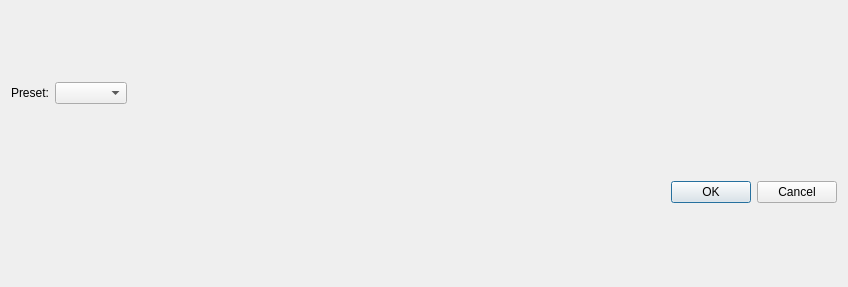
<?xml version="1.0" encoding="UTF-8"?>
<ui version="4.0">
 <class>EqConfiguratorDialog</class>
 <widget class="QDialog" name="EqConfiguratorDialog">
  <property name="geometry">
   <rect>
    <x>0</x>
    <y>0</y>
    <width>848</width>
    <height>287</height>
   </rect>
  </property>
  <property name="windowTitle">
   <string>Equalizer configuration</string>
  </property>
  <layout class="QVBoxLayout" name="verticalLayout">
   <item>
    <layout class="QHBoxLayout" name="horizontalLayout">
     <item>
      <widget class="QLabel" name="label">
       <property name="text">
        <string>Preset:</string>
       </property>
      </widget>
     </item>
     <item>
      <widget class="QComboBox" name="Preset_"/>
     </item>
     <item>
      <spacer name="horizontalSpacer">
       <property name="orientation">
        <enum>Qt::Horizontal</enum>
       </property>
       <property name="sizeHint" stdset="0">
        <size>
         <width>40</width>
         <height>20</height>
        </size>
       </property>
      </spacer>
     </item>
    </layout>
   </item>
   <item>
    <layout class="QHBoxLayout" name="BandsLayout_"/>
   </item>
   <item>
    <widget class="QDialogButtonBox" name="buttonBox">
     <property name="orientation">
      <enum>Qt::Horizontal</enum>
     </property>
     <property name="standardButtons">
      <set>QDialogButtonBox::Cancel|QDialogButtonBox::Ok</set>
     </property>
    </widget>
   </item>
  </layout>
 </widget>
 <resources/>
 <connections>
  <connection>
   <sender>buttonBox</sender>
   <signal>accepted()</signal>
   <receiver>EqConfiguratorDialog</receiver>
   <slot>accept()</slot>
   <hints>
    <hint type="sourcelabel">
     <x>248</x>
     <y>254</y>
    </hint>
    <hint type="destinationlabel">
     <x>157</x>
     <y>274</y>
    </hint>
   </hints>
  </connection>
  <connection>
   <sender>buttonBox</sender>
   <signal>rejected()</signal>
   <receiver>EqConfiguratorDialog</receiver>
   <slot>reject()</slot>
   <hints>
    <hint type="sourcelabel">
     <x>316</x>
     <y>260</y>
    </hint>
    <hint type="destinationlabel">
     <x>286</x>
     <y>274</y>
    </hint>
   </hints>
  </connection>
 </connections>
</ui>
